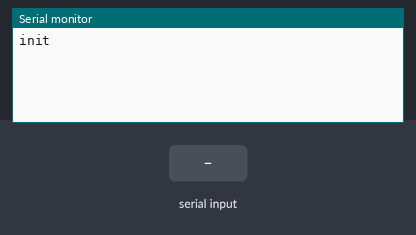
A sketch run on a simulated Arduino Uno, built with avr-gcc and run on an emulated ATmega328P. Shown: the last lines printed to the serial monitor. The inputs (shaded band) are chosen by the test bench. Random numbers use the default seed unless the sketch sets one.

Above: at 1.2 s.
1.3 s: "range\n" received over Serial
At 2.5 s:
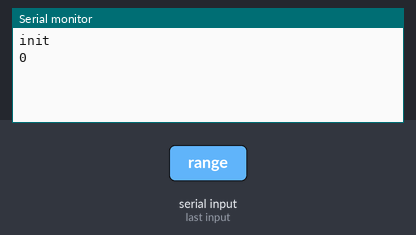
2.8 s: "90,45,200\n" received over Serial
At 3.8 s:
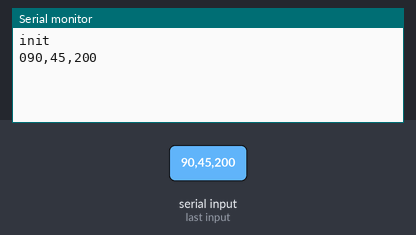
4.3 s: "90,45\n" received over Serial
At 4.8 s:
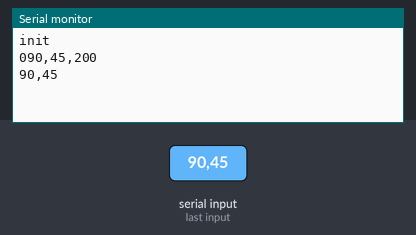
5.8 s: "90,45,200,10\n" received over Serial
At 6.2 s:
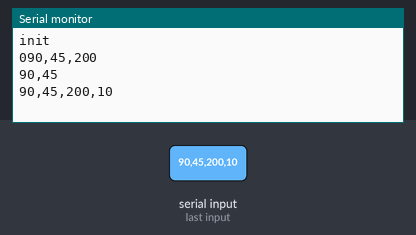
7.3 s: "90,45,200,10,150,30\n" received over Serial
At 8.8 s:
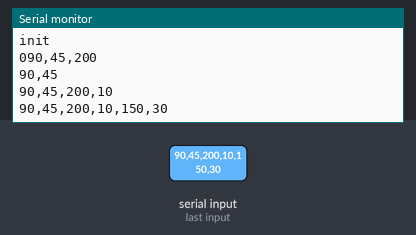

The sketch:

random.ino
```cpp
#include <TrueRandom.h>
char input;
String command;

void setup() {
  // put your setup code here, to run once:
  Serial.begin(9600);
  while (!Serial) {
  ; // wait for serial port to connect. Needed for native USB port only
  }
  Serial.println("init");
}

void loop() {
  // put your main code here, to run repeatedly:
  if(Serial.available()){
    input = Serial.read();
    switch(input){
      case '\n':
        executeCommand();
        command = "";
      default:
        if(input != '\n'){
        command += input;}
      break;
    }
  }
}

void executeCommand(){
    if(command.endsWith("bit")){
      Serial.print(TrueRandom.randomBit());
    }
    else if (command.endsWith("byte")){
      Serial.print(TrueRandom.randomByte());
    }
    else if (command.startsWith("range")){
      // Serializing range command:
      // \nrange{size1}{size2}{num1}{num2}
      // e.g. range135593
      int size1 = String(command.charAt(5)).toInt();
      int size2 = String(command.charAt(6)).toInt();
      int r1;
      int r2;
      if(size1>1){
        r1 = String(command.substring(7, 7+size1)).toInt();}
      else{
        r1 = String(command.charAt(7)).toInt();
      }
      if(size2>1){
        r2 = String(command.substring(7+size1, 7+size1+size2)).toInt();}
      else{
        r2 = String(command.charAt(7+size1)).toInt();
      }
      Serial.print(TrueRandom.random(r1,r2));

    }
    else{
      Serial.println(command);
    }
  }
```

Measured:
- after the input at 1.3 s, the serial monitor: prints a new line at once (image 1)
- after the input at 2.8 s, the serial monitor: prints a new line at once (image 2)
- after the input at 4.3 s, the serial monitor: prints a new line at once (image 3)
- after the input at 5.8 s, the serial monitor: prints a new line at once (image 4)
- after the input at 7.3 s, the serial monitor: prints a new line at once (image 5)
